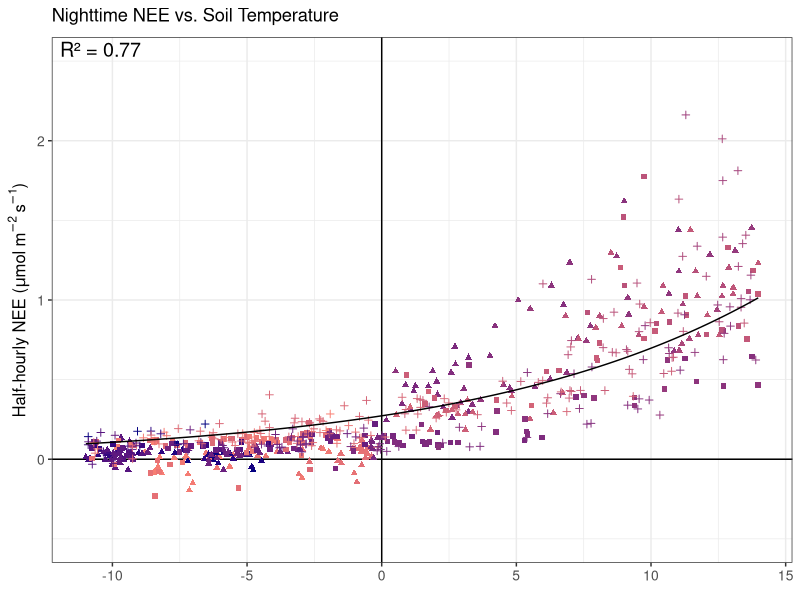

Source code (R): (Note: this script raises an error after producing the figure.)
## ---- chunk 1
rm(list = ls())
Sys.setenv(TZ = "UTC")

library(data.table)
library(ggplot2)
library(lubridate)
library(tidyverse)
library(gridExtra)
library(patchwork)
## ---- chunk 2

df_avg_23_24 <- fread('./output_files/three_years_daily_avg.csv')


#dataframe with spring removed

df_nogs <- df_avg_23_24 %>% 
  filter(TS_1_0_1 > 0)

#%>%
  #filter(season_name != "Growing Season")

#%>% filter(TS_1_0_1 < 0)


## ---- chunk 3

###Both years

#co2
exp_model <- nls(FC_night ~ a * exp(b * TS_1_0_1), data = df_avg_23_24, start = list(a = 1, b = 0.1))

# Generate predicted values
df_avg_23_24$predicted <- predict(exp_model, newdata = df_avg_23_24)


#ch4
exp_model_ch4 <- nls(FCH4 ~ a * exp(b * TS_1_0_1), data = df_avg_23_24, start = list(a = 1, b = 0.1))

# Generate predicted values
df_avg_23_24$predicted_ch4 <- predict(exp_model_ch4, newdata = df_avg_23_24)



####Both years, spring removed

#co2
exp_model_ngs <- nls(FC_night ~ a * exp(b * TS_1_0_1), data = df_nogs, start = list(a = 1, b = 0.1))

# Generate predicted values
df_nogs$predicted <- predict(exp_model_ngs, newdata = df_nogs)


#ch4
exp_model_ch4_ngs <- nls(FCH4 ~ a * exp(b * TS_1_0_1), data = df_nogs, start = list(a = 1, b = 0.1))

# Generate predicted values
df_nogs$predicted_ch4 <- predict(exp_model_ch4_ngs, newdata = df_nogs)


## ---- chunk 4

r_squared <- function(model) {

  # Get residuals (only for data model actually used)
  resid <- residuals(model)

  # Get fitted values (only for data model actually used)
  fitted_vals <- fitted(model)

  # Back-calculate observed values (only for data model actually used)
  observed <- fitted_vals + resid

  # Now RSS and TSS are from the SAME dataset
  RSS <- sum(resid^2)
  TSS <- sum((observed - mean(observed))^2)

  R2 <- 1 - (RSS / TSS)

  return(R2)
}

#Full Year
rsq_co2 <- r_squared(exp_model)
rsq_ch4 <- r_squared(exp_model_ch4)

#No Spring
rsq_co2_ngs <- r_squared(exp_model_ngs)
rsq_ch4_ngs <- r_squared(exp_model_ch4_ngs)



##parameters
coef_ngs <- coef(exp_model_ngs)
coef_ch4_ngs <- coef(exp_model_ch4_ngs)

a_ngs <- coef_ngs[["a"]]
b_ngs <- coef_ngs[["b"]]

a_ch4_ngs <- coef_ch4_ngs[["a"]]
b_ch4_ngs <- coef_ch4_ngs[["b"]]

## ---- chunk 5
#Both Years Nighttime CO2

co2model <- ggplot(data=df_avg_23_24)+
  theme_bw()+
  geom_hline(yintercept = 0)+
  geom_vline(xintercept = 0)+
  geom_point(aes(x=TS_1_0_1, y=FC_night, col = DOY, shape = factor(season_year)))+
  geom_line(aes(x = TS_1_0_1, y = predicted))+
  scale_color_gradient(low = "navy", high = "salmon")+
  labs(
    x = expression(""),
    y = expression("Half-hourly NEE ("*mu*mol~m^-2~s^-1*")"),
    title = expression("Nighttime NEE vs. Soil Temperature"))+
  #scale_shape_manual(name = "Year", values = c(15, 16, 17, 18))+
  scale_x_continuous(limits=c(-11,14))+
  scale_y_continuous(limits=c(-0.5,2.5))+
theme(axis.text.x = element_text(size = 10), axis.text.y = element_text(size = 10), 
  axis.title = element_text(size = 12),legend.position = 'none')+
  annotate("text", 
           x = -Inf, y = Inf, 
           hjust = -0.1, vjust = 1.3,
           label = paste0("R² = ", round(rsq_co2, 2)),
           size = 5)

co2model



## ---- chunk 6

co2model_ngs <- ggplot(data=df_nogs)+
  theme_bw()+
  geom_hline(yintercept = 0)+
  geom_vline(xintercept = 0)+
  geom_point(aes(x=TS_1_0_1, y=FC_night, col = DOY, #shape = factor(season_year)
                 ))+
  geom_line(aes(x = TS_1_0_1, y = predicted))+
  scale_color_gradient(low = "navy", high = "salmon")+
  labs(
    x = expression("5cm Soil Temperature ("*degree*"C)"),
    y = expression("Avg. Half-Hourly NEE ( "*mu*mol~m^-2~s^-1*")"),
    title = expression("Nighttime NEE vs. Soil Temperature"))+
 # scale_shape_manual(name = "Year", values = c(16, 17))+
  scale_x_continuous(limits=c(-11,25))+
  scale_y_continuous(limits=c(-1.7,2.5))+
theme(axis.text.x = element_text(size = 12), axis.text.y = element_text(size = 12), 
  axis.title = element_text(size = 14),
  plot.subtitle = element_text(size = 12, face = "italic"))+
  annotate("text", 
           x = -Inf, y = Inf, 
           hjust = -0.1, vjust = 1.3,
           label = paste0("R² = ", round(rsq_co2_ngs, 2)),
           size = 5)+
  annotate("text", 
           x = -Inf, y = Inf, 
           hjust = -0.1, vjust = 3,
           label = paste0("y = ", round(coef_ngs[,a], 2), "e^", round(rsq_co2_ngs, 2), "x"),
           size = 5)

co2model_ngs



#Methane vs. soil temp

ch4model <- ggplot(data=df_nogs)+
  geom_vline(xintercept=0)+
  theme_bw()+
  geom_point(aes(x=TS_1_0_1, y=FCH4*(1/1000), col = DOY,  
                 #shape = factor(year)
                 ))+
  geom_line(aes(x = TS_1_0_1, y = predicted_ch4*(1/1000)))+
scale_color_gradient(low = "navy", high = "salmon")+
  labs(
    x = expression("5cm Soil Temperature ("*degree*"C)"),
    y = expression("Avg. Half-Hourly CH "[4] * " Flux ("*mu*mol~m^-2~s^-1*")"),
    title = expression("CH"[4] * " Flux vs. Soil Temperature")
  )+
  scale_x_continuous(limits = c(-11, 25))+
  scale_y_continuous(limits = c(-0.02, .10))+
  #scale_shape_manual(name = "Year", values = c(15, 16, 17, 18))+
theme(axis.text.x = element_text(size = 12), axis.text.y = element_text(size = 12), 
  axis.title = element_text(size = 14),
  plot.subtitle = element_text(size = 12, face = "italic"))+
  annotate("text", 
           x = -Inf, y = Inf, 
           hjust = -0.1, vjust = 1.3,
           label = paste0("R² = ", round(rsq_ch4_ngs, 2)),
           size = 5)

ch4model






png(filename = './png/modelgrid_nogsco2.png',width = 12,height = 6,units = 'in',res = 2000)
co2model_ngs + ch4model + plot_layout(guides = "collect")
dev.off()


## ---- chunk 7

ggplot(data = df_nogs)+
  geom_point(aes(x=date, y=FC), color = "black")+
  geom_point(aes(x=date, y=FC_night), color = "red")

## ---- chunk 8


df_spring <- df_avg_23_24 %>%
  filter(season_name == "Snow Melt")

df_gs <- df_avg_23_24 %>%
  filter(season_name == "Growing Season")

df_fall <- df_avg_23_24 %>%
  filter(season_name == "Fall Senescence")

df_winter <- df_avg_23_24 %>%
  filter(season_name == "Winter")
## ---- chunk 9

## Spring 

#co2
exp_model_spring <- nls(FC_night ~ a * exp(b * TS_1_0_1), data = df_spring, start = list(a = 1, b = 0.1))
df_spring$predicted <- predict(exp_model_spring, newdata = df_spring)


#ch4
exp_model_ch4_spring <- nls(FCH4 ~ a * exp(b * TS_1_0_1), data = df_spring, start = list(a = 1, b = 0.1))
df_spring$predicted_ch4 <- predict(exp_model_ch4_spring, newdata = df_spring)

## gs 

#co2
exp_model_gs <- nls(FC_night ~ a * exp(b * TS_1_0_1), data = df_gs, start = list(a = 1, b = 0.1))
df_gs$predicted <- predict(exp_model_gs, newdata = df_gs)


#ch4
exp_model_ch4_gs <- nls(FCH4 ~ a * exp(b * TS_1_0_1), data = df_gs, start = list(a = 1, b = 0.1))
df_gs$predicted_ch4 <- predict(exp_model_ch4_gs, newdata = df_gs)

## fall 

#co2
exp_model_fall <- nls(FC_night ~ a * exp(b * TS_1_0_1), data = df_fall, start = list(a = 1, b = 0.1))
df_fall$predicted <- predict(exp_model_fall, newdata = df_fall)


#ch4
exp_model_ch4_fall <- nls(FCH4 ~ a * exp(b * TS_1_0_1), data = df_fall, start = list(a = 1, b = 0.1))
df_fall$predicted_ch4 <- predict(exp_model_ch4_fall, newdata = df_fall)

## winter

#co2
exp_model_winter<- nls(FC_night ~ a * exp(b * TS_1_0_1), data = df_winter, start = list(a = 1, b = 0.1))
df_winter$predicted <- predict(exp_model_winter, newdata = df_winter)


#ch4
exp_model_ch4_winter<- nls(FCH4 ~ a * exp(b * TS_1_0_1), data = df_winter, start = list(a = 1, b = 0.1))
df_winter$predicted_ch4 <- predict(exp_model_ch4_winter, newdata = df_winter)

## ---- chunk 10

## Spring 

#co2
lm_model_spring <- lm((FC_night ~ TS_1_0_1), data = df_spring)
df_spring$predicted_lm <- predict(lm_model_spring, newdata = df_spring)


#ch4
lm_model_ch4_spring <- lm((FCH4 ~TS_1_0_1), data = df_spring)
df_spring$predicted_ch4_lm <- predict(lm_model_ch4_spring, newdata = df_spring)

## gs 

#co2
lm_model_gs <- lm((FC_night ~TS_1_0_1), data = df_gs)
df_gs$predicted_lm <- predict(lm_model_gs, newdata = df_gs)


#ch4
lm_model_ch4_gs <- lm((FCH4 ~TS_1_0_1), data = df_gs)
df_gs$predicted_ch4_lm <- predict(lm_model_ch4_gs, newdata = df_gs)

## fall 

#co2
lm_model_fall <- lm((FC_night ~TS_1_0_1), data = df_fall)
df_fall$predicted_lm <- predict(lm_model_fall, newdata = df_fall)


#ch4
lm_model_ch4_fall <- lm((FCH4 ~TS_1_0_1), data = df_fall)
df_fall$predicted_ch4_lm <- predict(lm_model_ch4_fall, newdata = df_fall)

## winter

#co2
lm_model_winter<- lm((FC_night ~TS_1_0_1), data = df_winter)
df_winter$predicted_lm <- predict(lm_model_winter, newdata = df_winter)


#ch4
lm_model_ch4_winter<- lm((FCH4 ~TS_1_0_1), data = df_winter)
df_winter$predicted_ch4_lm <- predict(lm_model_ch4_winter, newdata = df_winter)

## ---- chunk 11

# #rerun if needed
# r_squared <- function(model, column) {
#   
#   RSS <- sum(residuals(model)^2) # Residual sum of sqares
#   TSS <- sum((column - mean(column, na.rm = TRUE))^2, na.rm = TRUE) # ToTS_1_0_1l sum of squares
#   
#   return(1-(RSS/TSS)) # R squared
#   
#   
# }

# Exp Models

#Spring
rsq_co2_spring <- r_squared(exp_model_spring, df_spring$FC_night)
rsq_ch4_spring <- r_squared(exp_model_ch4_spring, df_spring$FCH4)

#gs
rsq_co2_gs <- r_squared(exp_model_gs, df_gs$FC_night)
rsq_ch4_gs <- r_squared(exp_model_ch4_gs, df_gs$FCH4)

#fall
rsq_co2_fall <- r_squared(exp_model_fall, df_fall$FC_night)
rsq_ch4_fall <- r_squared(exp_model_ch4_fall, df_fall$FCH4)

#winter
rsq_co2_winter <- r_squared(exp_model_winter, df_winter$FC_night)
rsq_ch4_winter <- r_squared(exp_model_ch4_winter, df_winter$FCH4)





# Linear Models

#Spring
rsq_lm_co2_spring <- r_squared(lm_model_spring, df_spring$FC_night)
rsq_lm_ch4_spring <- r_squared(lm_model_ch4_spring, df_spring$FCH4)

#gs
rsq_lm_co2_gs <- r_squared(lm_model_gs, df_gs$FC_night)
rsq_lm_ch4_gs <- r_squared(lm_model_ch4_gs, df_gs$FCH4)

#fall
rsq_lm_co2_fall <- r_squared(lm_model_fall, df_fall$FC_night)
rsq_lm_ch4_fall <- r_squared(lm_model_ch4_fall, df_fall$FCH4)

#winter
rsq_lm_co2_winter <- r_squared(lm_model_winter, df_winter$FC_night)
rsq_lm_ch4_winter <- r_squared(lm_model_ch4_winter, df_winter$FCH4)



